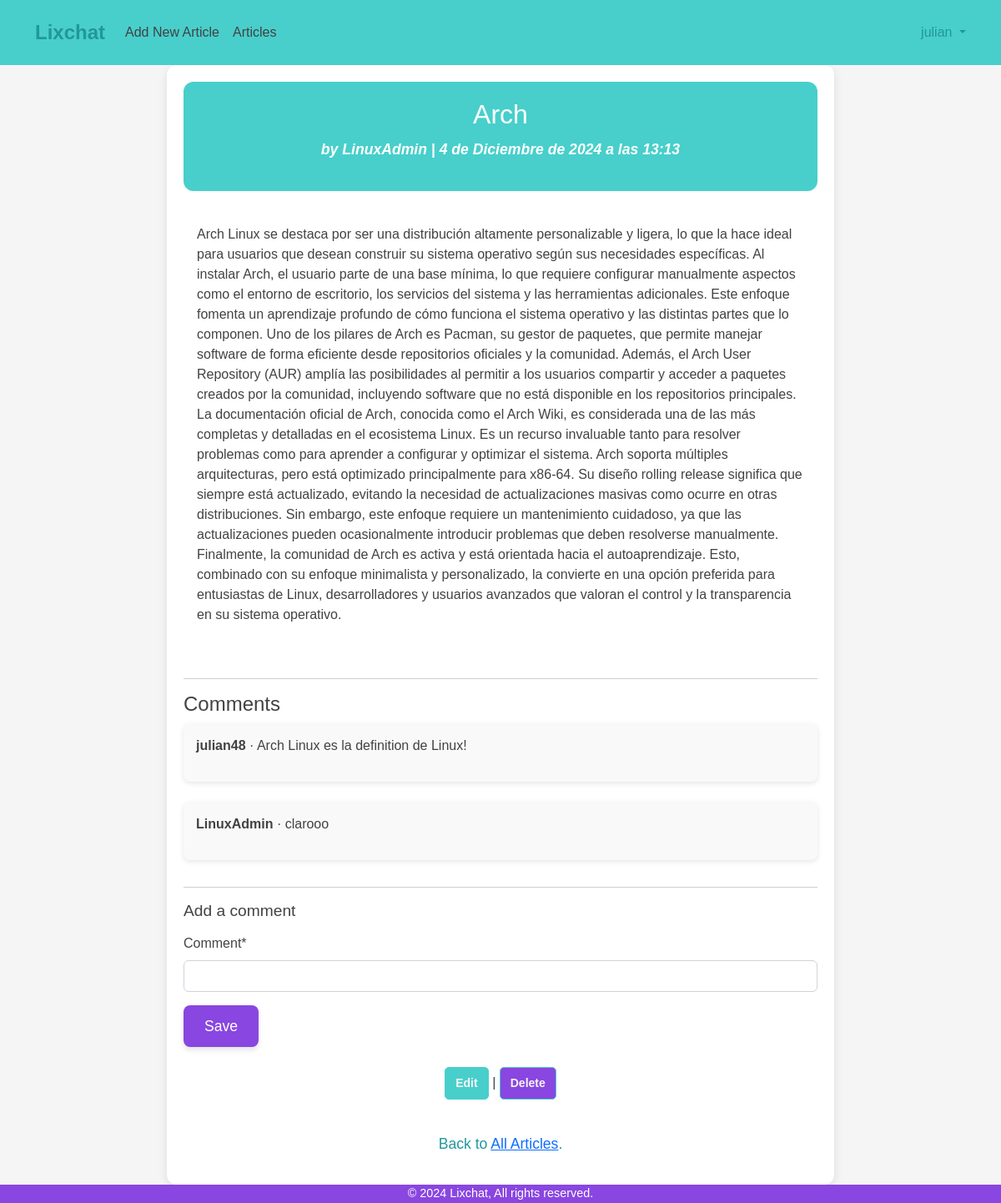
The app's page /articles/20/ (signed in) with its own data.
### accounts/models.py (models this page shows)
class CustomUser(AbstractUser):
    age = models.PositiveIntegerField(null=True, blank=True)

### articles/models.py (models this page shows, shortened)
class Article(models.Model):
    title = models.CharField(max_length=255) # titulo maximo de 255 caracteres
    body = models.TextField() # entrada del contenido
    date = models.DateTimeField(auto_now_add=True) # agrega la fecha automaticamente
    author = models.ForeignKey(
        settings.AUTH_USER_MODEL,
        on_delete=models.CASCADE,
    )
    image_url = models.URLField(max_length=500, blank=True, null=True)  # Campo para la URL de la imagen

class Comment(models.Model):
    article = models.ForeignKey (Article,
            on_delete=models.CASCADE,
    )
    comment = models.CharField(
        max_length =140
    )
    author = models.ForeignKey(
        settings.AUTH_USER_MODEL,
        on_delete=models.CASCADE,
    )

### articles/views.py (the view, shortened to what this page needs)
# urls.py: path("<int:pk>/", ArticleDetailView.as_view(),
class ArticleDetailView(LoginRequiredMixin, View):
    def get(self, request, *args, **kwargs):
        view = ArticleDetailDisplay.as_view()
        return view(request, *args, **kwargs)

### articles/forms.py
class CommentForm(forms.ModelForm):
    class Meta:
        model = Comment
        fields = ("comment",)  # Solo mostramos el campo de comentario

### articles/views.py (called while the page is built)
    def get_context_data(self, **kwargs):
        context = super().get_context_data(**kwargs)
        context['form'] = CommentForm()  # Pasamos el formulario de comentarios al contexto
        context['comments'] = Comment.objects.filter(article=self.object)  # Pasamos los comentarios
        return context

### templates/article_detail.html (shortened to what this page needs)
{% extends "base.html" %}
{% load crispy_forms_tags %}
{% block content %}
<div class="article-detail-container">
    <div class="article-header">
        <h2>{{ object.title }}</h2>
        <p class="article-meta">by {{ object.author }} | {{ object.date }}</p>
    </div>
    <div class="article-body">
        <p>{{ object.body }}</p>
    </div>
    <div class="comments-section">
        <hr>
        <h4>Comments</h4>
        {% for comment in comments %}
            <div class="comment">
                <p><strong>{{ comment.author }}</strong> &middot; {{ comment.comment }}</p>
            </div>
        {% empty %}
            <p>No comments yet.</p>
        {% endfor %}
    </div>
    <div class="add-comment-section">
        <hr>
        <h4>Add a comment</h4>
        <form action="" method="post">
            {{ form|crispy }}
            <button class="btn btn-comment" type="submit">Save</button>
        </form>
    </div>
    <div class="article-actions">
        <p>
            <a href="{% url 'article_edit' object.pk %}" class="btn btn-edit">Edit</a> |
            <a href="{% url 'article_delete' object.pk %}" class="btn btn-delete">Delete</a>
        </p>
    </div>
    <p class="back-link">Back to <a href="{% url 'article_list' %}">All Articles</a>.</p>
</div>
{% endblock content %}

### templates/base.html (shortened to what this page needs)
<!DOCTYPE html>
{% load static %}
<html lang="en">
    <head>
        <link rel="stylesheet" href="{% static 'bootstrap-5.2.3-dist/css/bootstrap.min.css' %}">
        <link rel="stylesheet" href="{% static 'css/custom.css' %}">
        <link rel="stylesheet" href="{% static 'css/codepen-effects.css' %}">
    </head>
    <body style="background-color: #F5F5F5;">
        <header class="navbar navbar-expand-lg p-3 ">
            <div class="container">
                <a class="navbar-brand fw-bold text-secondary" href="{% url 'home' %}" style="color: #229799;">Lixchat</a>
                <div class="collapse navbar-collapse" id="navbarNav">
                    <ul class="navbar-nav me-auto mb-2 mb-lg-0">
                        {% if user.is_authenticated %}
                            <li class="nav-item">
                                <a href="{% url 'article_new' %}" class="nav-link text-dark" style="color: #424242;">Add New Article</a>
                            </li>
                            <li class="nav-item">
                                <a href="{% url 'article_list' %}" class="nav-link text-dark" style="color: #424242;">Articles</a>
                            </li>
                        {% endif %}
                    </ul>
                    {% if user.is_authenticated %}
                        <div class="dropdown">
                            <a href="#" class="d-block link-dark text-decoration-none dropdown-toggle" id="dropdownUser1" data-bs-toggle="dropdown" aria-expanded="false" style="color: #229799;">
                                {{ user.username }}
                            </a>
                        </div>
                    {% endif %}
                </div>
            </div>
        </header>
        <main>
            {% block content %}
            {% endblock content %}
        </main>
        <footer class="footer text-center">
            <div class="container">
                <span class="text-muted" style="color: #ffffff;">© 2024 Lixchat, All rights reserved.</span>
            </div>
        </footer>
    </body>
</html>

### static/css/custom.css (style rules this page uses)
body { font-family: Arial, sans-serif; color: #424242; }
.navbar { background-color: #48CFCB; }
.navbar-brand { color: #229799 !important; font-size: 1.5rem; }
.navbar-nav .nav-link { color: #424242 !important; transition: color 0.3s ease; }
.dropdown-toggle { color: #229799 !important; }
.article-header { background-color: #48CFCB; color: #FFFFFF; font-weight: bold; padding: 0.75rem 1rem; border-top-left-radius: 8px; border-top-right-radius: 8px; }
.article-body { padding: 1rem; color: #424242; }
.footer { font-size: 0.9rem; color: #ffffff !important; background-color: #8946e0; }
.footer span { color: #ffffff !important; }
.article-header { background-color: rgba(72, 207, 203, 0.7); color: #FFFFFF; font-weight: bold; padding: 0.75rem 1rem; border-top-left-radius: 8px; border-top-right-radius: 8px; }
.article-body { padding: 1rem; }
.article-detail-container { max-width: 800px; margin: 0 auto; padding: 20px; background-color: #FFFFFF; border-radius: 12px; box-shadow: 0px 4px 12px rgba(0, 0, 0, 0.1); color: #424242; }
.article-header { background-color: #48CFCB; color: #FFFFFF; padding: 20px; border-radius: 12px; margin-bottom: 1.5rem; text-align: center; }
.article-meta { font-size: 1.1rem; color: #FFFFFF; font-style: italic; margin-top: 10px; }
.comments-section { margin-top: 2rem; }
.comment { background-color: #F9F9F9; padding: 15px; border-radius: 8px; margin-bottom: 1.5rem; box-shadow: 0px 2px 6px rgba(0, 0, 0, 0.1); }
.add-comment-section { margin-top: 2rem; }
.add-comment-section h4 { color: #424242; margin-bottom: 1rem; font-size: 1.2rem; }
.article-actions { margin-top: 1.5rem; text-align: center; }
.btn-edit, .btn-delete { color: #229799; text-decoration: none; font-weight: bold; padding: 8px 15px; border: 1px solid #48CFCB; border-radius: 5px; transition: background-color 0.3s ease, color 0.3s ease; }
.back-link { margin-top: 2.5rem; font-size: 1.1rem; text-align: center; color: #229799; }
.btn-comment { background-color: #8946e0; color: #FFFFFF; border: none; padding: 12px 25px; font-size: 1.1rem; cursor: pointer; border-radius: 8px; transition: background-color 0.3s ease, transform 0.2s ease; box-shadow: 0px 4px 6px rgba(0, 0, 0, 0.1); }
.btn-edit { display: inline-block; background-color: #48CFCB; color: #F5F5F5; text-decoration: none; padding: 8px 12px; border-radius: 5px; font-size: 14px; transition: background-color 0.3s ease; }
.btn-delete { display: inline-block; background-color: #8946e0; color: #F5F5F5; text-decoration: none; padding: 8px 12px; border-radius: 5px; font-size: 14px; transition: background-color 0.3s ease; }

### records on screen
CustomUser: username "julian"
Article: title "Arch", author "LinuxAdmin", date "4 de Diciembre de 2024 a las 13:13", body "Arch Linux se destaca por ser una distribución altamente personalizable y ligera, lo que la hace ideal para usuarios que desean construir su sistema operativo según sus necesidades específicas. Al instalar Arch, el usuario parte de una base mínima, lo que requiere configurar manualmente aspectos como el entorno de escritorio, los servicios del sistema y las herramientas adicionales. Este enfoque fomenta un aprendizaje profundo de cómo funciona el sistema operativo y las distintas partes que lo componen. Uno de los pilares de Arch es Pacman, su gestor de paquetes, que permite manejar software de forma eficiente desde repositorios oficiales y la comunidad. Además, el Arch User Repository…"
Comment: author "julian48", comment "Arch Linux es la definition de Linux!"
Comment: author "LinuxAdmin", comment "clarooo"
